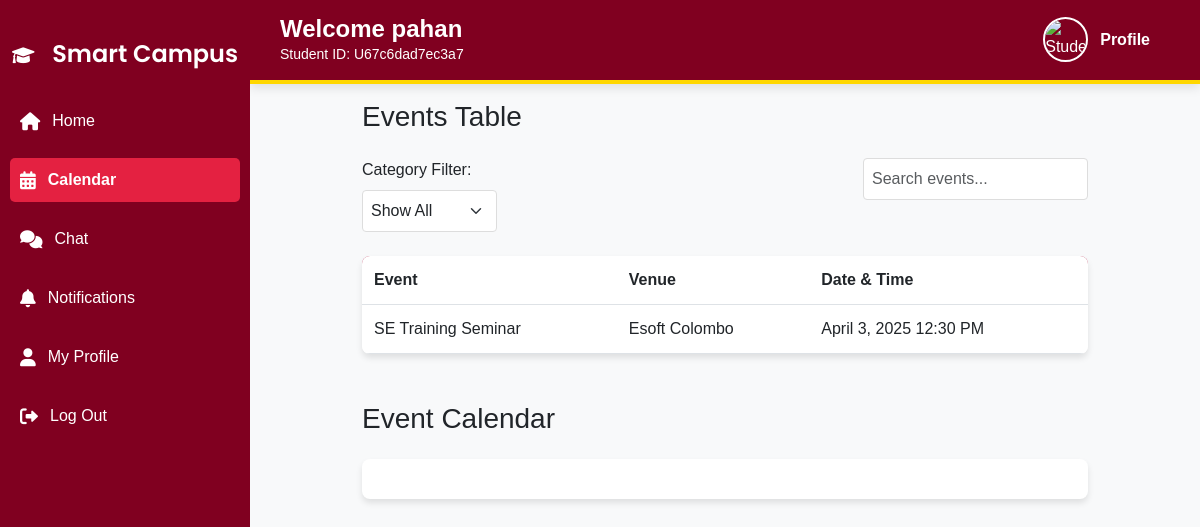
The page /cms-main/student/student_calendar.php (signed in) on the database its author committed.
### tables this page shows
CREATE TABLE IF NOT EXISTS `events` (
  `id` int NOT NULL AUTO_INCREMENT,
  `type` varchar(50) DEFAULT NULL,
  `name` varchar(100) DEFAULT NULL,
  `location` varchar(100) DEFAULT NULL,
  `date` date DEFAULT NULL,
  `time` time DEFAULT NULL,
  `badge_id` int DEFAULT NULL,
  PRIMARY KEY (`id`)
);

### cms-main/student/student_calendar.php (the view, shortened to what this page needs)
<?php
include '../db.php';
$events = $conn->query("
    SELECT e.*, b.badge_name
    FROM events e
    LEFT JOIN badges b ON e.badge_id = b.badge_id
");
$event_data = [];
while ($event = $events->fetch_assoc()) {
    $event_data[] = [
        'title' => $event['name'],
        'start' => $event['date'] . "T" . $event['time'],
        'location' => $event['location'],
        'backgroundColor' => '#4CAF50',
        'borderColor' => '#388E3C',
        'textColor' => '#ffffff',
    ];
}
?>
<!DOCTYPE html>
<html lang="en">
<head>
    <link rel="stylesheet" href="https://cdn.jsdelivr.net/npm/bootstrap@5.3.0/dist/css/bootstrap.min.css">
    <link rel="stylesheet" href="https://cdnjs.cloudflare.com/ajax/libs/font-awesome/6.0.0/css/all.min.css">
    <link rel="stylesheet" href="https://cdn.jsdelivr.net/npm/fullcalendar@5.10.1/main.min.css">
    <link rel="stylesheet" href="../assets/style.css">
</head>
<body>
    <?php include 'student_header.php'; ?>
    <?php include 'student_sidebar.php'; ?>
    <div class="main-content">
        <div class="container">
            <h3 class="mb-4">Events Table</h3>
            <div class="d-flex justify-content-between mb-4">
                <div>
                    <label for="categoryFilter" class="form-label">Category Filter: </label>
                    <select id="categoryFilter" class="form-select">
                        <option value="all">Show All</option>
                    </select>
                </div>
                <div>
                    <input type="text" id="searchInput" class="form-control" placeholder="Search events...">
                </div>
            </div>
            <table class="table table-hover" id="eventsTable">
                <thead>
                    <tr>
                        <th>Event</th>
                        <th>Venue</th>
                        <th>Date & Time</th>
                    </tr>
                </thead>
                <tbody>
                    <?php foreach ($event_data as $event): ?>
                        <tr>
                            <td><?php echo htmlspecialchars($event['title']); ?></td>
                            <td><?php echo htmlspecialchars($event['location']); ?></td>
                            <td><?php echo date("F j, Y g:i A", strtotime($event['start'])); ?></td>
                        </tr>
                    <?php endforeach; ?>
                </tbody>
            </table>
            <div class="mt-5">
                <h3 class="mb-4">Event Calendar</h3>
                <div id="calendar"></div>
            </div>
        </div>
    </div>
</body>
</html>

### cms-main/assets/style.css (style rules this page uses)
body { font-family: Arial, sans-serif; background-color: #f5f5f5; margin: 0; padding: 0; }
.main-content { margin-left: 270px; padding: 20px; padding-top: 140px; }

### cms-main/student/student_calendar.php (style rules this page uses)
body { background-color: #f8f9fa; }
.main-content { margin-left: 250px; padding: 100px; }
.table { background-color: #fff; border-radius: 8px; overflow: hidden; box-shadow: 0 4px 6px rgba(0, 0, 0, 0.1); }
.table thead { background-color: rgb(184, 52, 87); color: #fff; }
.table th, .table td { padding: 12px; text-align: left; }
#calendar { background-color: #fff; border-radius: 8px; padding: 20px; box-shadow: 0 4px 6px rgba(0, 0, 0, 0.1); }
.form-control, .form-select { border-radius: 4px; border: 1px solid #ddd; padding: 8px; }
.d-flex { gap: 10px; }

### rows shown on the page
events: name "SE Training Seminar", location "Esoft Colombo", start "April 3, 2025 12:30 PM"

### other values the page prints
$user_name "pahan"
$student_id "U67c6dad7ec3a7"
